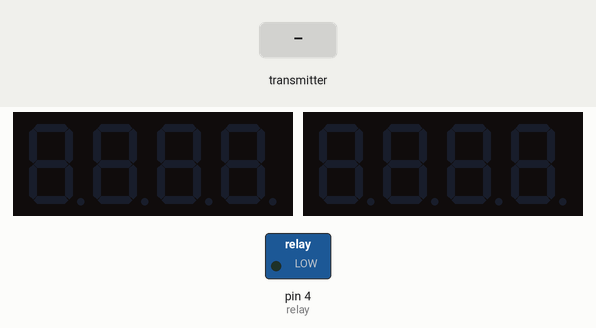
Recording of a sketch running on a simulated Arduino Uno, built with avr-gcc and run on an emulated ATmega328P. Shown: 2 × 4-digit seven-segment display, switched loads named in the sketch (green lamp = pin HIGH). The inputs (shaded band) are chosen by the test bench. No radio packets arrive unless stated; what the sketch prints to the serial monitor is not drawn.

Above: at 1.2 s.
1.3 s: the transmitter starts sending recieved_data.0 = 64
At 2.5 s:
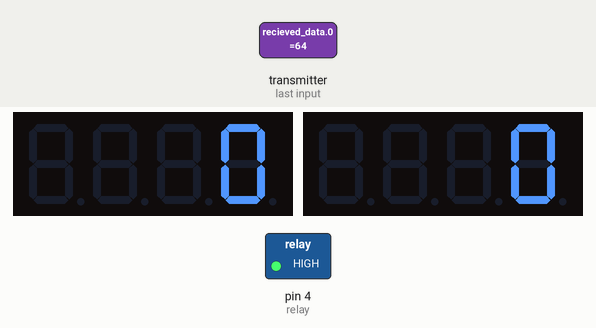
2.8 s: the transmitter starts sending recieved_data.1 = 64
At 4.0 s:
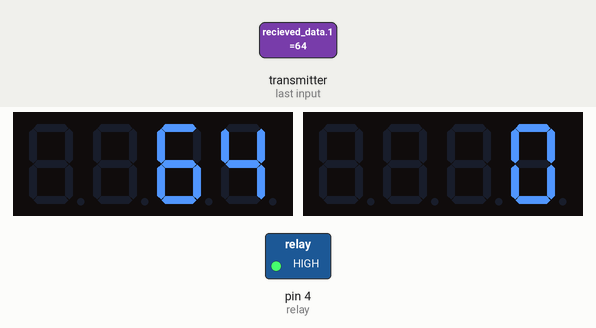
4.3 s: the transmitter starts sending recieved_data.2 = 64
At 5.5 s:
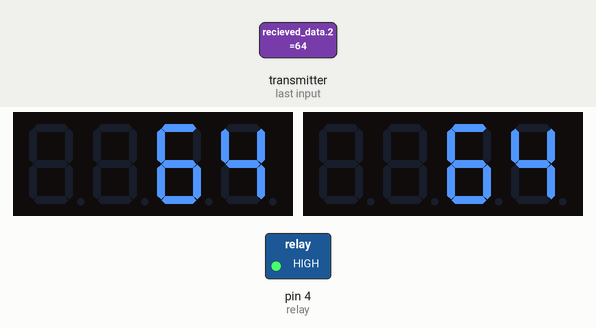
5.8 s: the transmitter starts sending recieved_data.1 = 0
At 6.1 s:
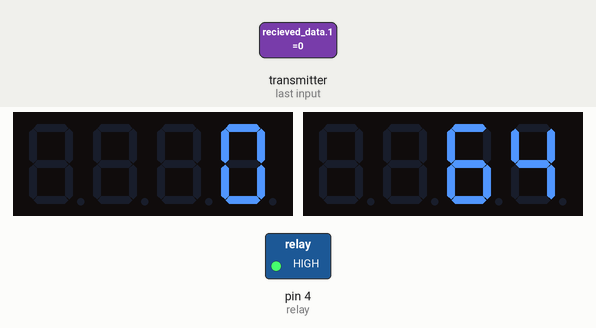
7.3 s: the transmitter starts sending recieved_data.2 = 128
At 7.7 s:
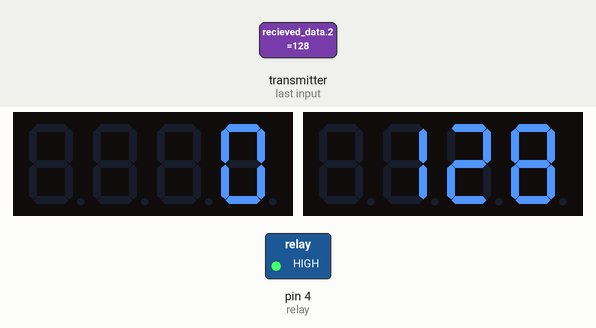
8.8 s: the transmitter starts sending recieved_data.0 = 0
At 9.3 s:
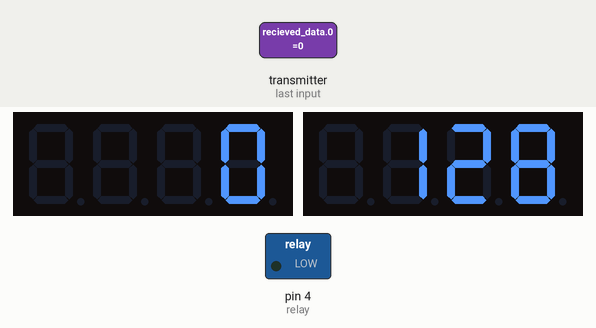
Timing chart, 0 to 11.3 s (numbered marks = the images above; inputs shaded):
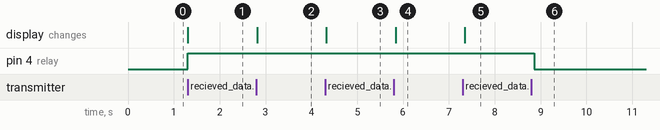

Measured:
- after the input at 1.3 s, pin 4 (relay): LOW → HIGH at once; the display: changes at once (image 1)
- after the input at 2.8 s, the display: changes at once (image 2)
- after the input at 4.3 s, the display: changes at once (image 3)
- after the input at 5.8 s, the display: changes at once (image 4)
- after the input at 7.3 s, the display: changes after 0.05 s (image 5)
- after the input at 8.8 s, pin 4 (relay): HIGH → LOW after 0.06 s

The sketch:

rx2.ino
```cpp
#include <SPI.h>
#include "nRF24L01.h"
#include "RF24.h"
#define CLK 2
#define DIO 3
#define CLK1 7
#define DIO1 6
#include "GyverTM1637.h"
GyverTM1637 disp(CLK, DIO);
GyverTM1637 disp1(CLK1, DIO1);

RF24 radio(9, 10);

byte recieved_data[3];
byte relay = 4;


byte address[][6] = {"1Node", "2Node", "3Node", "4Node", "5Node", "6Node"}; //возможные номера труб

void setup() {
  Serial.begin(9600);       // открываем порт для связи с ПК

  pinMode(relay, OUTPUT);   // настроить пин реле как выход

   disp.clear();
  disp.brightness(7);
     disp1.clear();
  disp1.brightness(7);
  radio.begin(); //активировать модуль
  radio.setAutoAck(1);        // режим подтверждения приёма, 1 вкл 0 выкл
  radio.setRetries(0, 15);    // (время между попыткой достучаться, число попыток)
  radio.enableAckPayload();   // разрешить отсылку данных в ответ на входящий сигнал
  radio.setPayloadSize(32);   // размер пакета, в байтах

  radio.openReadingPipe(1, address[0]);
  radio.setChannel(0x65);  // выбираем канал

  radio.setPALevel (RF24_PA_MAX);   // уровень мощности передатчика. На выбор RF24_PA_MIN, RF24_PA_LOW, RF24_PA_HIGH, RF24_PA_MAX
  radio.setDataRate (RF24_250KBPS); // скорость обмена. На выбор RF24_2MBPS, RF24_1MBPS, RF24_250KBPS
  //должна быть одинакова на приёмнике и передатчике!
  //при самой низкой скорости имеем самую высокую чувствительность и дальность!!

  radio.powerUp();          // начать работу
  radio.startListening();   // начинаем слушать эфир, мы приёмный модуль
}

void loop() {
  byte pipeNo;

  while ( radio.available(&pipeNo)) { // есть входящие данные
    // чиатем входящий сигнал
    radio.read(&recieved_data, sizeof(recieved_data));
      Serial.print("   FLAME       ");
    // подать на реле сигнал с 0 места массива
    digitalWrite(relay, recieved_data[0]);
    Serial.print(recieved_data[0]);

      Serial.print("   GAZ       ");
    Serial.print(recieved_data[1]);
    disp.displayInt(recieved_data[1]);

  Serial.print("   TEMP       ");
    Serial.print(recieved_data[2]);
    disp1.displayInt(recieved_data[2]);
    delay(500);
  }
}
```
